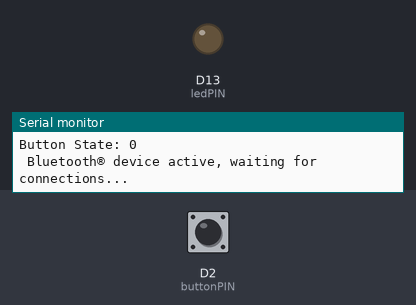
Bench run of a sketch on a simulated Arduino Nano 33 IoT. On the bench: output pins drawn as LEDs (lit = HIGH), the last lines printed to the serial monitor. Inputs (shaded band) come from the test bench; at power-on: D2 (buttonPIN) HIGH. Nothing arrives over Bluetooth unless stated; a phone connects over Bluetooth LE 3 s after start.

Above: at 0.1 s.
At 3.1 s:
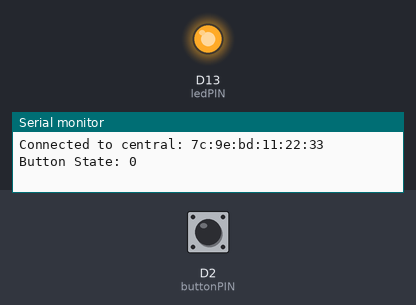
Timing chart, 0 to 4.6 s (numbered marks = the images above):
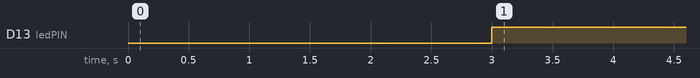

The sketch:

CRI_PushButton_BT.ino
```cpp
// (licence header left out)
#include <SPI.h>
#include <ArduinoBLE.h>

BLEService CRIService("ce5c9979-2238-4470-a2f7-889c41a126d6"); // creating the service 180A
BLEUnsignedCharCharacteristic confirmChar("971dd13d-b312-4502-8429-cc19b7f0fc4c", BLERead | BLENotify); // creating the Analog Value characteristic

const int buttonPIN = 2;  // The pushbutton's data wire is connected to digital pin #2
const int ledPIN = LED_BUILTIN; // for visual confirmation
long previousMillis = 0;

void setup() {
  //Initialize serial and wait for port to open:
  Serial.begin(9600);

  pinMode(buttonPIN, INPUT);      // set the pushbutton pin mode
  pinMode(ledPIN, OUTPUT);

  //initialize ArduinoBLE library
  if (!BLE.begin()) {
    Serial.println("starting Bluetooth® Low Energy failed!");
    while (1);
  }

  BLE.setLocalName("Push Button"); //Setting a name that will appear when scanning for Bluetooth® devices
  BLE.setAdvertisedService(CRIService);

  CRIService.addCharacteristic(confirmChar);

  BLE.addService(CRIService);  // adding the service

  confirmChar.writeValue((int8_t)getButtonState());

  BLE.advertise(); //start advertising the service
  Serial.println(" Bluetooth® device active, waiting for connections...");
}

void loop() {

  BLEDevice central = BLE.central(); // wait for a Bluetooth® Low Energy central

  if (central) {  // if a central is connected to the peripheral
    Serial.print("Connected to central: ");

    Serial.println(central.address()); // print the central's BT address

    digitalWrite(LED_BUILTIN, HIGH); // turn on the LED to indicate the connection


    while (central.connected()) { // while the central is connected:

      long currentMillis = millis();

      if (currentMillis - previousMillis >= 200) { // repeat every 200 milliseconds
        previousMillis = currentMillis;

        confirmChar.writeValue((int8_t)getButtonState());
      }
    }

    digitalWrite(LED_BUILTIN, LOW); // when the central disconnects, turn off the LED
    Serial.print("Disconnected from central: ");
    Serial.println(central.address());
  }

}

// Sends buttonState to javaScript
int getButtonState() {
  // prepare the serverValue based on the duration the button pressed
  bool buttonState = !digitalRead(buttonPIN); // REV pushbutton returns FALSE when pressed
  Serial.print("Button State: ");
  Serial.println(buttonState);

  return buttonState; //test

}
```

Measured:
- by itself, D13 (ledPIN): LOW → HIGH at 3.0 s
